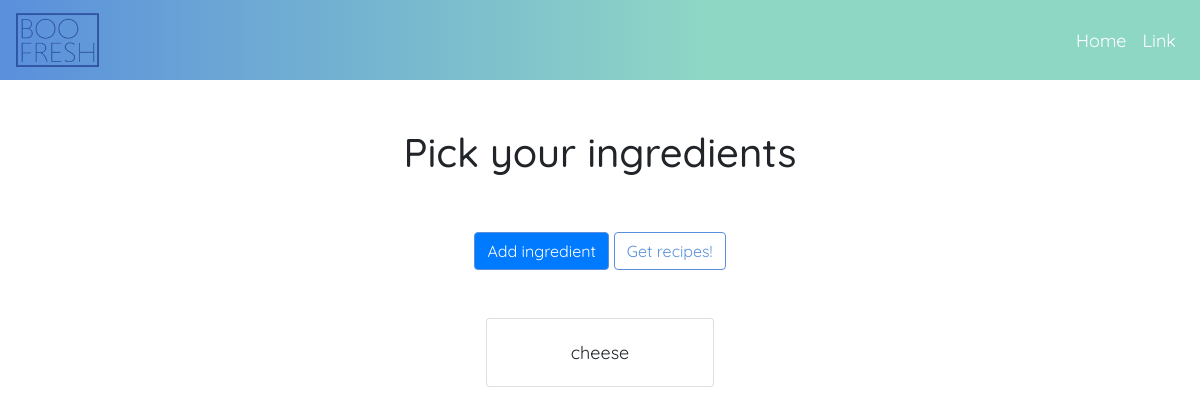
The page /pick-ingredients on the database as committed earlier.
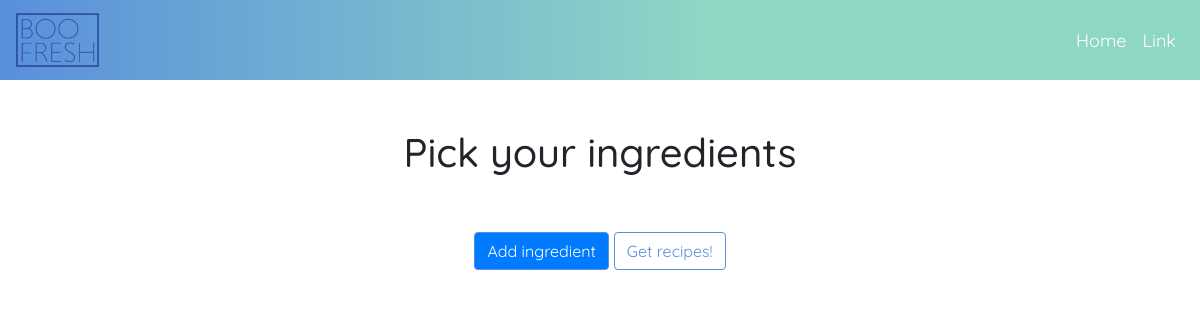
The same page on the database as committed later.
### flaskdriver/models.py (models this page shows)
class Ingredient(db.Model):
    id = db.Column(db.Integer, primary_key=True, autoincrement=True)
    name = db.Column(db.String(120), unique=True)

### flaskdriver/main/routes.py (the view)
@main.route("/pick-ingredients", methods=['GET', 'POST'])
def pick_ingredients():
    title = "Pick the groceries you want to get"
    form = AddIngredientForm()
    if form.validate_on_submit():
        new_item = Ingredient(name=form.name.data)
        db.session.add(new_item)
        db.session.commit()
        return redirect(url_for('main.pick_ingredients'))
    ingredients = Ingredient.query.order_by(Ingredient.name).all()
    return render_template("pick_ingredients.html", title=title, ingredients=ingredients, form=form)

### flaskdriver/templates/pick_ingredients.html (shortened to what this page needs)
{% extends "layout.html" %}
{% block content %}
<div class="container">
    <div class="my-5 row">
            <h1 class="text-center col-md-12">Pick your ingredients</h1>
    </div>
    <div class="mb-5 row">
        <div class="text-center col-md-12">
            <button type="button" class="btn btn-primary" data-toggle="modal" data-target="#exampleModal">Add ingredient</button>
            <button type="button" class="btn btn-outline-primary"><a href="{{ url_for('main.get_recipes_from_ingredients') }}">Get recipes!</a></button>
        </div>
    </div>
    <div class="row border-primary justify-content-center">
        {% for item in ingredients %}
                <div class="text-center card mx-3 mb-3">
                    <div class="card-body">
                        <p class="card-text">{{ item.name }}</p>
                    </div>
                </div>
        {% endfor %}
    </div>
</div>
{% endblock content %}

### flaskdriver/templates/layout.html (shortened to what this page needs)
<!DOCTYPE html>
<html>
<head>
    <link rel="stylesheet" href="https://stackpath.bootstrapcdn.com/bootstrap/4.3.1/css/bootstrap.min.css">
    <link rel="stylesheet" type="text/css" href="{{ url_for('static', filename = 'main.css') }}">
</head>
<body>
        <nav class="navbar navbar-expand-md sticky-top">
                <a href="{{ url_for('main.home') }}"><img id="nav-img" class="navbar-brand" src="{{ url_for('static', filename='images/tempFreshLogo.png') }}"></img></a>
                <div class="collapse navbar-collapse" id="navbarSupportedContent">
                    <ul class="navbar-nav ml-auto">
                        <li class="nav-item">
                            <a class="nav-link" href="{{ url_for('main.home') }}">Home</a>
                        </li>
                        <li class="nav-item">
                            <a class="nav-link" href="#">Link</a>
                        </li>
                    </ul>
                </div>
        </nav>
    {% block content %}
    {% endblock content %}
</body>
</html>

### flaskdriver/static/main.css (style rules this page uses)
body { font-family: "Quicksand"; font-size: 18px; }
.btn { border: 1px solid rgb(90, 143, 220) }
.btn a { color: rgb(90, 143, 220) }
.nav-link { color: white; }
.navbar { background: rgb(90,143,220); background: linear-gradient(90deg, rgba(90,143,220,1) 0%, rgba(143,215,197,1) 59%); }
.navbar-brand { font-size: 2.0em; }
#nav-img { height: 8vh; }

Rows that differ between the two databases and show on the page:
removed Ingredient: name "cheese"
